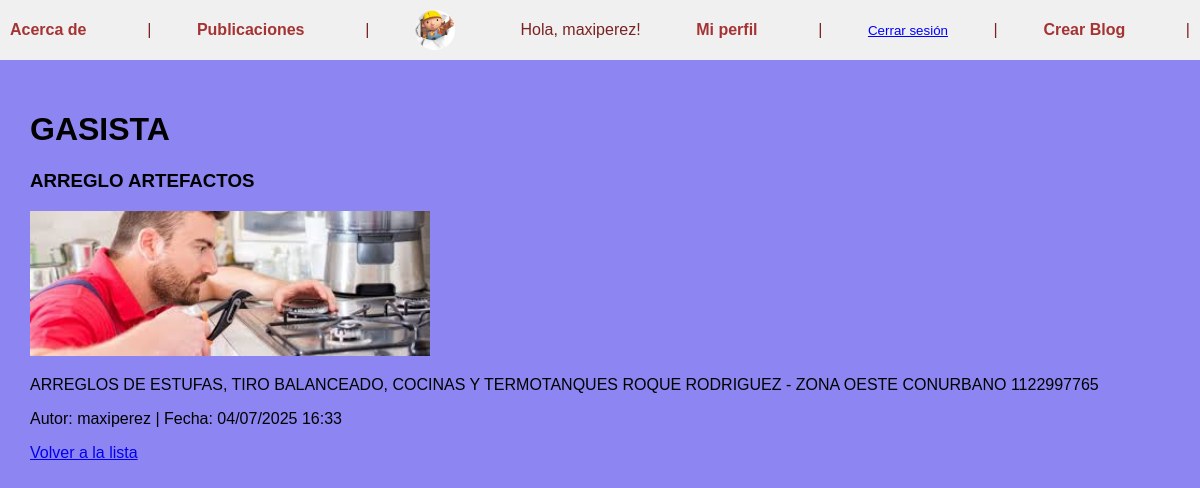
Screenshot of /pages/2/ (signed in) with the database file from the repository.
### accounts/models.py (models this page shows, shortened)
class UserProfile(models.Model):
    user = models.OneToOneField(User, on_delete=models.CASCADE)
    imagen = models.ImageField(upload_to='profile_images/', null=True, blank=True)
    descripcion = models.TextField(blank=True)
    sitio_web = models.URLField(blank=True)

### pages/models.py (models this page shows, shortened)
class Blog(models.Model):
    titulo = models.CharField(max_length=200)
    subtitulo = models.CharField(max_length=200)
    cuerpo = models.TextField()
    autor = models.ForeignKey(User, on_delete=models.CASCADE)
    fecha = models.DateTimeField(auto_now_add=True)
    imagen = models.ImageField(upload_to='blog_images/', null=True, blank=False)

### pages/views.py (the view)
# urls.py: path('pages/<int:blog_id>/', blog_detail, name='blog_detail'),
def blog_detail(request, blog_id):
    blog = get_object_or_404(Blog, id=blog_id)
    return render(request, 'pages/blog_detail.html', {'blog': blog})

### templates/pages/blog_detail.html
{% extends 'base.html' %}
{% block content %}
  <h1>{{ blog.titulo }}</h1>
  <h3>{{ blog.subtitulo }}</h3>
  <img src="{{ blog.imagen.url }}" width="400">
  <p>{{ blog.cuerpo }}</p>
  <p>Autor: {{ blog.autor.username }} | Fecha: {{ blog.fecha|date:"d/m/Y H:i" }}</p>
  <a href="{% url 'blog_list' %}">Volver a la lista</a>
{% endblock %}

### templates/base.html (shortened to what this page needs)
<!DOCTYPE html>
{% load static %}
<html lang="es">
<head>
  <link rel="stylesheet" href="{% static 'css/styles.css' %}">
</head>
<body>
 <nav style="background-color: #f0f0f0; padding: 10px;">
  <a href="{% url 'about' %}">Acerca de</a> |
  <a href="{% url 'blog_list' %}">Publicaciones</a> |
  {% if user.is_authenticated %}
    {% if user.userprofile.imagen %}
      <img src="{{ user.userprofile.imagen.url }}" alt="Perfil" width="40" height="40" style="border-radius: 50%; vertical-align: middle;">
    {% else %}
      <img src="{% static 'img/default-avatar.png' %}" alt="Sin imagen" width="40" height="40" style="border-radius: 50%; vertical-align: middle;">
    {% endif %}
    <span style="margin: 0 10px;">Hola, {{ user.username }}!</span>
    <a href="{% url 'profile' %}">Mi perfil</a> |
    <form action="{% url 'logout' %}" method="post" style="display: inline;">
      <button type="submit" style="background: none; border: none; padding: 0; margin: 0; color: blue; text-decoration: underline; cursor: pointer;">
        Cerrar sesión
      </button>
    </form> |
    {% if user.is_staff %}
      <a href="{% url 'blog_create' %}">Crear Blog</a> |
    {% endif %}
  {% else %}
    <a href="{% url 'login' %}">Iniciar sesión</a> |
    <a href="{% url 'signup' %}">Registrarse</a> |
  {% endif %}
</nav>
 <div class="container">
    {% block content %}
    {% endblock %}
  </div>
</body>
</html>

### static/css/styles.css (style rules this page uses)
body { font-family: Arial, sans-serif; background-color: #8d85f1; margin: 0; padding: 0; }
nav { background-color: #b9f1c7; padding: 15px 20px; color: rgb(122, 35, 35); display: flex; align-items: center; justify-content: space-between; }
nav a { color: rgb(165, 51, 51); text-decoration: none; margin-right: 15px; font-weight: bold; }
nav img { border-radius: 50%; margin-right: 10px; vertical-align: middle; }
.container { padding: 30px; }

### rows the page displays
Blog: titulo "GASISTA", subtitulo "ARREGLO ARTEFACTOS", imagen (picture), cuerpo "ARREGLOS DE ESTUFAS, TIRO BALANCEADO, COCINAS Y TERMOTANQUES ROQUE RODRIGUEZ - ZONA OESTE CONURBANO 1122997765", autor.username "maxiperez", fecha "04/07/2025 16:33"

### other values shown
{{ user.username }} "maxiperez"
